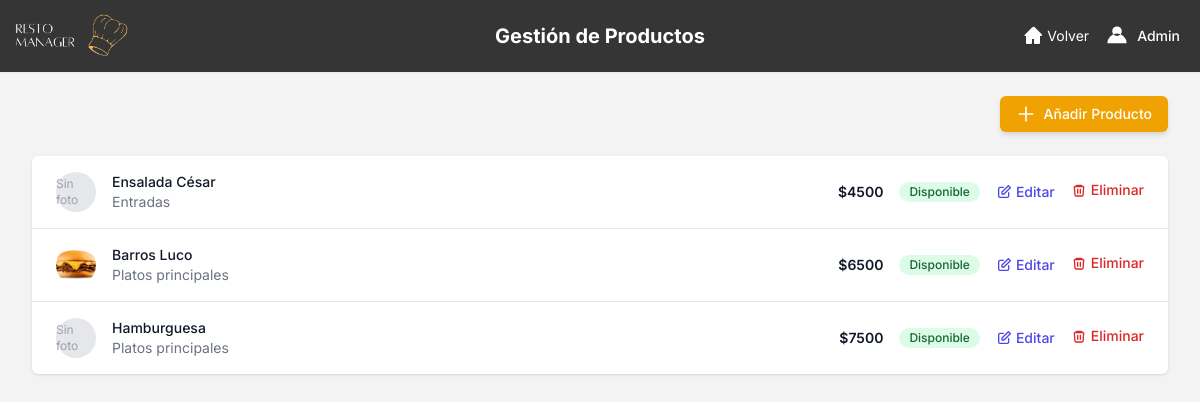
The page /dashboard/productos/ (signed in) on the database as committed earlier.
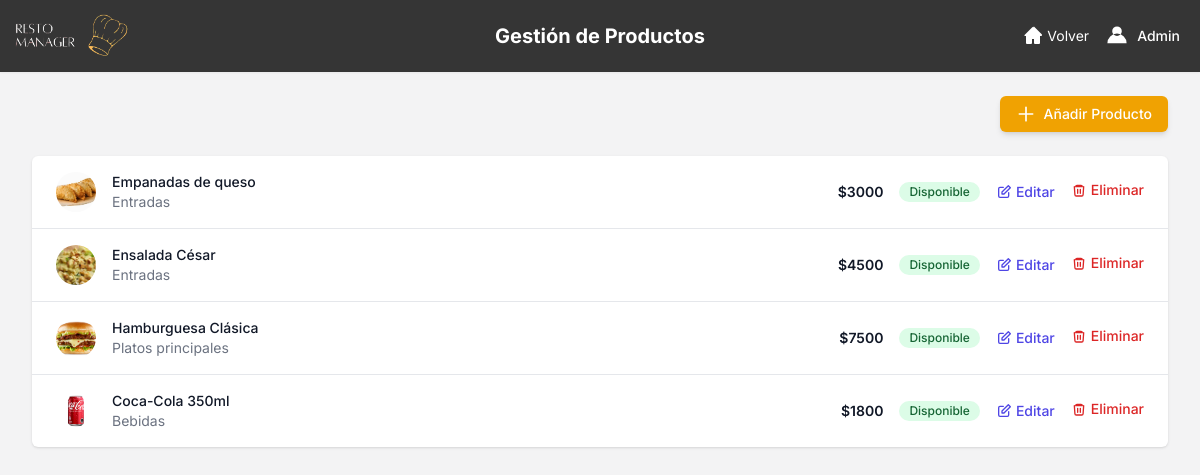
The same page on the database as committed later.
### restaurante_app/models.py (models this page shows, shortened)
class Producto(models.Model):
    nombre = models.CharField(max_length=100, unique=True)
    descripcion = models.TextField(blank=True)
    precio = models.IntegerField(help_text="Precio del producto (en formato entero)")
    imagen = models.ImageField(upload_to='productos/', blank=True, null=True)
    categoria = models.ForeignKey(Categoria, on_delete=models.PROTECT)
    disponible = models.BooleanField(default=True)
    ingredientes = models.ManyToManyField(Ingrediente, through='ProductoIngrediente')

class Categoria(models.Model):
    nombre = models.CharField(max_length=100, unique=True)
    orden = models.PositiveIntegerField(default=10, help_text="Un número más bajo aparece primero")
    class Meta:
        ordering = ['orden', 'nombre']

### restaurante_app/views.py (the view)
    @login_required
    def _wrapped_view(request, *args, **kwargs):
        if request.user.rol != 'ENCARGADO':
            messages.error(request, 'No tienes permiso para acceder a esta página.')
            return redirect('index')
        return view_func(request, *args, **kwargs)

### restaurante_app/views.py (called while the page is built)
def staff_required(view_func):
    @login_required
    def _wrapped_view(request, *args, **kwargs):
        if request.user.rol != 'ENCARGADO':
            messages.error(request, 'No tienes permiso para acceder a esta página.')
            return redirect('index')
        return view_func(request, *args, **kwargs)
    return _wrapped_view

@staff_required
def gestion_productos_view(request):
    productos = Producto.objects.all().order_by('categoria', 'nombre')
    return render(request, 'app/gestion_productos.html', {'productos': productos})

### templates/app/gestion_productos.html (shortened to what the changed rows need)
{% load static %}
<!DOCTYPE html>
<html lang="es">
<head>
    <script src="https://cdn.tailwindcss.com"></script>
</head>
<body class="bg-grisClaro">
    <header class="bg-[#353535] shadow-sm relative">
        <div class="w-full mx-auto py-2 px-0 flex items-center justify-between relative">
            <h1 class="absolute left-1/2 transform -translate-x-1/2 text-xl font-bold text-white">
                Gestión de Productos
            </h1>
        </div>
    </header>
    <main class="max-w-7xl mx-auto py-6 sm:px-6 lg:px-8">
        <div class="bg-white shadow overflow-hidden rounded-md">
            <ul role="list" class="divide-y divide-gray-200">
                {% for producto in productos %}
                <li class="px-6 py-4 flex items-center justify-between">
                    <div class="flex items-center">
                        {% if producto.imagen %}
                            <img class="h-10 w-10 rounded-full object-cover" src="{{ producto.imagen.url }}" alt="Imagen de {{ producto.nombre }}">
                        {% else %}
                            <span class="h-10 w-10 rounded-full bg-gray-200 flex items-center justify-center text-gray-400 text-xs">Sin foto</span>
                        {% endif %}
                        <div class="ml-4">
                            <p class="text-sm font-medium text-gray-900">{{ producto.nombre }}</p>
                            <p class="text-sm text-gray-500">{{ producto.categoria.nombre|default:"Sin categoría" }}</p>
                        </div>
                    </div>
                    <div class="flex items-center space-x-4">
                        <span class="text-sm font-semibold text-gray-900">${{ producto.precio }}</span>
                        <span class="inline-flex items-center px-2.5 py-0.5 rounded-full text-xs font-medium {% if producto.disponible %}bg-green-100 text-green-800{% else %}bg-red-100 text-red-800{% endif %}">
                            {% if producto.disponible %}Disponible{% else %}No Disponible{% endif %}
                        </span>
                        <a href="{% url 'editar_producto' producto.id %}" class="text-sm font-medium text-indigo-600 hover:text-indigo-900 inline-flex items-center space-x-1">
                            <svg xmlns="http://www.w3.org/2000/svg" class="h-4 w-4" fill="none" viewBox="0 0 24 24" stroke="currentColor"><path stroke-linecap="round" stroke-linejoin="round" stroke-width="2" d="M11 5H6a2 2 0 00-2 2v11a2 2 0 002 2h11a2 2 0 002-2v-5M18.5 2.5l3 3L12 15H9v-3L18.5 2.5z" /></svg>
                            <span>Editar</span>
                        </a>
                        <form action="{% url 'eliminar_producto' producto.id %}" method="post" class="inline" onsubmit="return confirm('¿Seguro que quieres eliminar este producto?');">
                            <button type="submit" class="text-sm font-medium text-red-600 hover:text-red-900 inline-flex items-center space-x-1">
                                <svg xmlns="http://www.w3.org/2000/svg" class="h-4 w-4" fill="none" viewBox="0 0 24 24" stroke="currentColor"><path stroke-linecap="round" stroke-linejoin="round" stroke-width="2" d="M19 7l-.867 12.142A2 2 0 0116.138 21H7.862a2 2 0 01-1.995-1.858L5 7m5 4v6m4-6v6M9 7h6m2 0a2 2 0 00-2-2H9a2 2 0 00-2 2h10z" /></svg>
                                <span>Eliminar</span>
                            </button>
                        </form>
                    </div>
                </li>
                {% endfor %}
            </ul>
        </div>
    </main>
</body>
</html>

Rows that differ between the two databases and show on the page:
removed Producto: imagen (picture), nombre "Barros Luco", categoria.nombre "Platos principales", precio "6500", disponible "Disponible"
now on this page (row edited): Producto: imagen (picture), nombre "Empanadas de queso", categoria.nombre "Entradas", precio "3000", disponible "Disponible"
changed Producto "Ensalada César": imagen: picture added; no longer shows "Sin foto"
changed Producto "Platos principales": imagen: picture added; nombre "Hamburguesa" → "Hamburguesa Clásica"; no longer shows "Sin foto"
now on this page (row edited): Producto: imagen (picture), nombre "Coca-Cola 350ml", categoria.nombre "Bebidas", precio "1800", disponible "Disponible"
